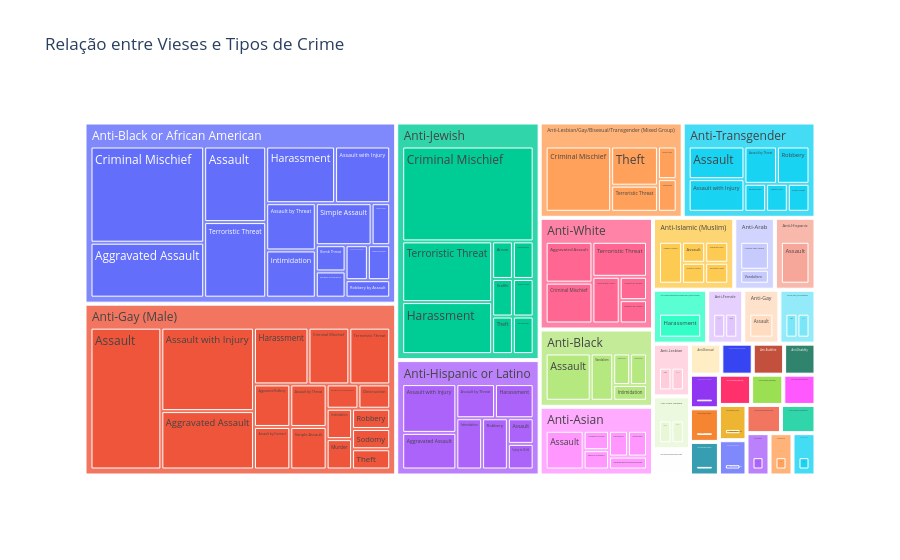

This figure's notebook cell:
### Code cell
# Criar dataframe agregado
offense_combinations = df.groupby(['Offense(s)', 'Bias']).size().reset_index(name='Count')

# Treemap interativo
fig = px.treemap(offense_combinations, 
                 path=['Bias', 'Offense(s)'], 
                 values='Count',
                 title='Relação entre Vieses e Tipos de Crime')
fig.show()

### Figure 1 — Plotly figure (JSON) as saved in the notebook; plotly's stock layout.template omitted (floating-point values rounded to 4 significant figures; data arrays with more than 128 entries replaced by an {"elided": "..."} marker saying what was removed)
{"data": [{"branchvalues": "total", "domain": {"x": [0, 1], "y": [0, 1]}, "hovertemplate": "labels=%{label}<br>Count=%{value}<br>parent=%{parent}<br>id=%{id}<extra></extra>", "ids": {"elided": "150 str values"}, "labels": {"elided": "150 str values"}, "name": "", "parents": {"elided": "150 str values"}, "type": "treemap", "values": {"elided": "150 int values"}}], "layout": {"legend": {"tracegroupgap": 0}, "title": {"text": "Relação entre Vieses e Tipos de Crime"}}}
